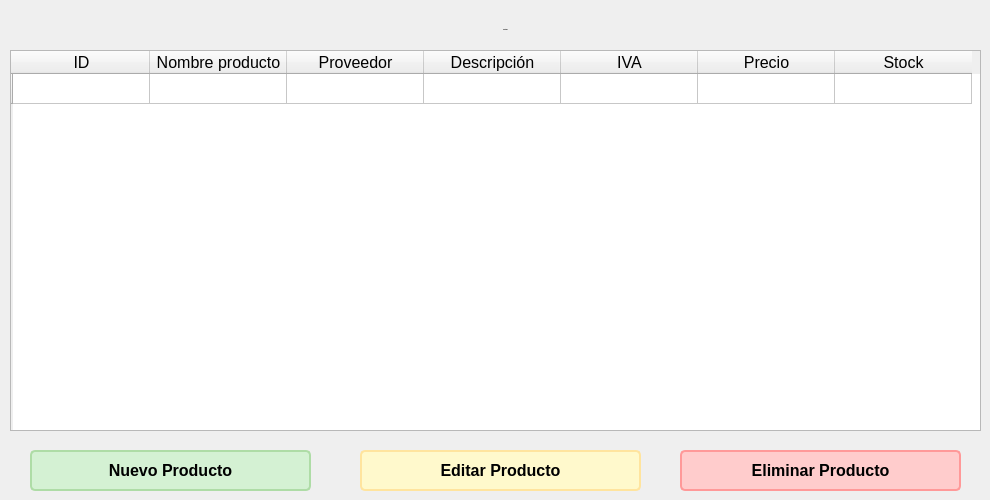
    <widget class="QWidget" name="page_inventario">
     <widget class="QTableWidget" name="inventario_tabla_inventario">
      <property name="geometry">
       <rect>
        <x>10</x>
        <y>50</y>
        <width>971</width>
        <height>381</height>
       </rect>
      </property>
      <attribute name="horizontalHeaderDefaultSectionSize">
       <number>137</number>
      </attribute>
      <attribute name="horizontalHeaderMinimumSectionSize">
       <number>39</number>
      </attribute>
      <row>
       <property name="text">
        <string/>
       </property>
      </row>
      <column>
       <property name="text">
        <string>ID</string>
       </property>
       <property name="font">
        <font>
         <family>Segoe UI</family>
         <pointsize>12</pointsize>
         <weight>50</weight>
         <italic>false</italic>
         <bold>false</bold>
         <underline>false</underline>
        </font>
       </property>
       <property name="textAlignment">
        <set>AlignCenter</set>
       </property>
      </column>
      <column>
       <property name="text">
        <string>Nombre producto</string>
       </property>
       <property name="font">
        <font>
         <family>Segoe UI</family>
         <pointsize>12</pointsize>
         <weight>50</weight>
         <italic>false</italic>
         <bold>false</bold>
        </font>
       </property>
       <property name="textAlignment">
        <set>AlignCenter</set>
       </property>
      </column>
      <column>
       <property name="text">
        <string>Proveedor</string>
       </property>
       <property name="font">
        <font>
         <family>Segoe UI</family>
         <pointsize>12</pointsize>
         <weight>50</weight>
         <italic>false</italic>
         <bold>false</bold>
        </font>
       </property>
       <property name="textAlignment">
        <set>AlignCenter</set>
       </property>
      </column>
      <column>
       <property name="text">
        <string>Descripción</string>
       </property>
       <property name="font">
        <font>
         <family>Segoe UI</family>
         <pointsize>12</pointsize>
         <weight>50</weight>
         <italic>false</italic>
         <bold>false</bold>
        </font>
       </property>
       <property name="textAlignment">
        <set>AlignCenter</set>
       </property>
      </column>
      <column>
       <property name="text">
        <string>IVA</string>
       </property>
       <property name="font">
        <font>
         <family>Segoe UI</family>
         <pointsize>12</pointsize>
         <weight>50</weight>
         <italic>false</italic>
         <bold>false</bold>
         <strikeout>false</strikeout>
         <kerning>true</kerning>
        </font>
       </property>
       <property name="textAlignment">
        <set>AlignCenter</set>
       </property>
      </column>
      <column>
       <property name="text">
        <string>Precio</string>
       </property>
       <property name="font">
        <font>
         <family>Segoe UI</family>
         <pointsize>12</pointsize>
         <weight>50</weight>
         <italic>false</italic>
         <bold>false</bold>
        </font>
       </property>
       <property name="textAlignment">
        <set>AlignCenter</set>
       </property>
      </column>
      <column>
       <property name="text">
        <string>Stock</string>
       </property>
       <property name="font">
        <font>
         <pointsize>12</pointsize>
        </font>
       </property>
       <property name="textAlignment">
        <set>AlignCenter</set>
       </property>
      </column>
     </widget>
     <widget class="QPushButton" name="inventario_btn_eliminar_producto">
      <property name="geometry">
       <rect>
        <x>680</x>
        <y>450</y>
        <width>281</width>
        <height>41</height>
       </rect>
      </property>
      <property name="font">
       <font>
        <pointsize>-1</pointsize>
        <weight>75</weight>
        <bold>true</bold>
       </font>
      </property>
      <property name="styleSheet">
       <string notr="true">QPushButton {
    background-color: #FFCCCC; /* Rojo pastel claro */
    color: #000000;           /* Texto negro */
    font-size: 16px;          /* Tamaño de letra */
    font-weight: bold;        /* Texto en negrita */
    border-radius: 5px;       /* Bordes redondeados */
    padding: 8px 12px;        /* Espaciado interno */
    border: 2px solid #FF9999; /* Borde rojo más oscuro */
}

QPushButton:hover {
    background-color: #FFB3B3; /* Fondo más oscuro al pasar el mouse */
}

QPushButton:pressed {
    background-color: #FF9999; /* Fondo aún más oscuro al presionar */
    border: 2px solid #FF6666; /* Cambio de borde al presionar */
}

QPushButton:disabled {
    background-color: #FFE6E6; /* Fondo gris rojizo para botones desactivados */
    color: #A0A0A0;           /* Texto gris claro */
    border: 2px solid #FFC2C2; /* Borde gris rojizo */
}
</string>
      </property>
      <property name="text">
       <string>Eliminar Producto</string>
      </property>
     </widget>
     <widget class="QLabel" name="label_12">
      <property name="geometry">
       <rect>
        <x>400</x>
        <y>20</y>
        <width>211</width>
        <height>20</height>
       </rect>
      </property>
      <property name="font">
       <font>
        <pointsize>-1</pointsize>
        <weight>75</weight>
        <bold>true</bold>
       </font>
      </property>
      <property name="autoFillBackground">
       <bool>false</bool>
      </property>
      <property name="text">
       <string>Inventario</string>
      </property>
      <property name="alignment">
       <set>Qt::AlignCenter</set>
      </property>
     </widget>
     <widget class="QPushButton" name="inventario_btn_nuevo_producto">
      <property name="geometry">
       <rect>
        <x>30</x>
        <y>450</y>
        <width>281</width>
        <height>41</height>
       </rect>
      </property>
      <property name="font">
       <font>
        <pointsize>-1</pointsize>
        <weight>75</weight>
        <bold>true</bold>
       </font>
      </property>
      <property name="styleSheet">
       <string notr="true">QPushButton {
    background-color: #D4F1D3; /* Verde pastel claro */
    color: #000000;           /* Texto negro */
    font-size: 16px;          /* Tamaño de letra */
    font-weight: bold;        /* Texto en negrita */
    border-radius: 5px;       /* Bordes redondeados */
    padding: 8px 12px;        /* Espaciado interno */
    border: 2px solid #AEDCA6; /* Borde verde más oscuro */
}

QPushButton:hover {
    background-color: #BEE9B5; /* Fondo más oscuro al pasar el mouse */
}

QPushButton:pressed {
    background-color: #A5D59A; /* Fondo aún más oscuro al presionar */
    border: 2px solid #8ABB82; /* Cambio de borde al presionar */
}

QPushButton:disabled {
    background-color: #F0F5EF; /* Fondo gris verdoso para botones desactivados */
    color: #A0A0A0;           /* Texto gris claro */
    border: 2px solid #C6D3C2; /* Borde gris verdoso */
}
</string>
      </property>
      <property name="text">
       <string>Nuevo Producto</string>
      </property>
     </widget>
     <widget class="QPushButton" name="inventario_btn_editar_producto">
      <property name="geometry">
       <rect>
        <x>360</x>
        <y>450</y>
        <width>281</width>
        <height>41</height>
       </rect>
      </property>
      <property name="font">
       <font>
        <pointsize>-1</pointsize>
        <weight>75</weight>
        <bold>true</bold>
       </font>
      </property>
      <property name="styleSheet">
       <string notr="true">QPushButton {
    background-color: #FFF9CC; /* Amarillo pastel claro */
    color: #000000;           /* Texto negro */
    font-size: 16px;          /* Tamaño de letra */
    font-weight: bold;        /* Texto en negrita */
    border-radius: 5px;       /* Bordes redondeados */
    padding: 8px 12px;        /* Espaciado interno */
    border: 2px solid #FFE49E; /* Borde amarillo más oscuro */
}

QPushButton:hover {
    background-color: #FFEDB3; /* Fondo más oscuro al pasar el mouse */
}

QPushButton:pressed {
    background-color: #FFE29A; /* Fondo aún más oscuro al presionar */
    border: 2px solid #FFC875; /* Cambio de borde al presionar */
}

QPushButton:disabled {
    background-color: #FFF4E0; /* Fondo gris amarillento para botones desactivados */
    color: #A0A0A0;           /* Texto gris claro */
    border: 2px solid #FFE9C7; /* Borde gris amarillento */
}
</string>
      </property>
      <property name="text">
       <string>Editar Producto</string>
      </property>
     </widget>
    </widget>
